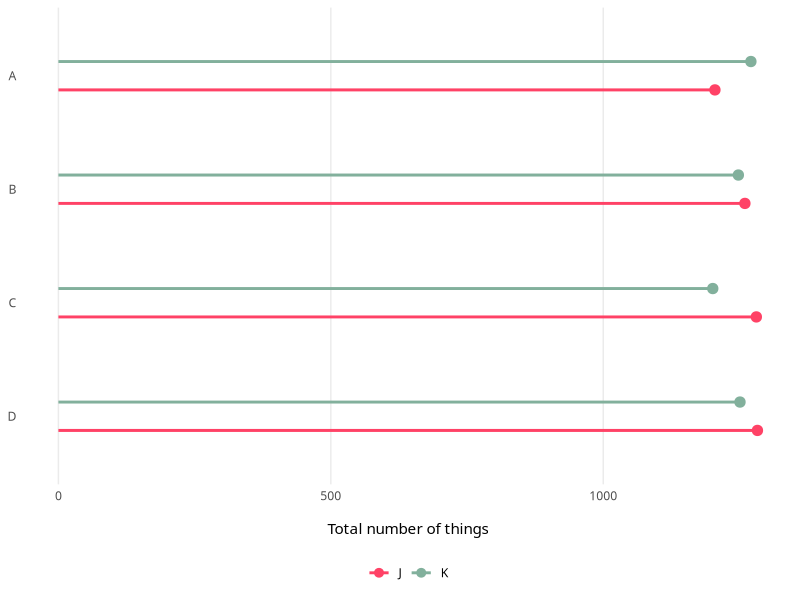
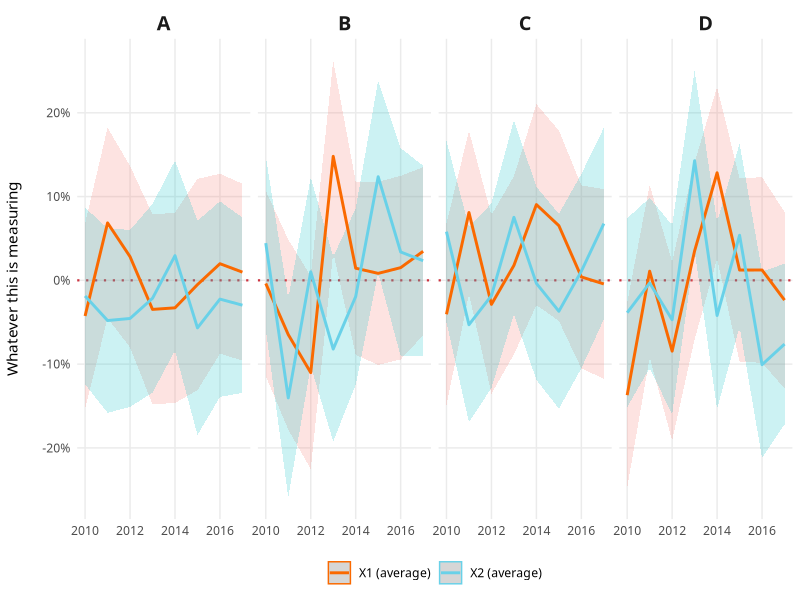
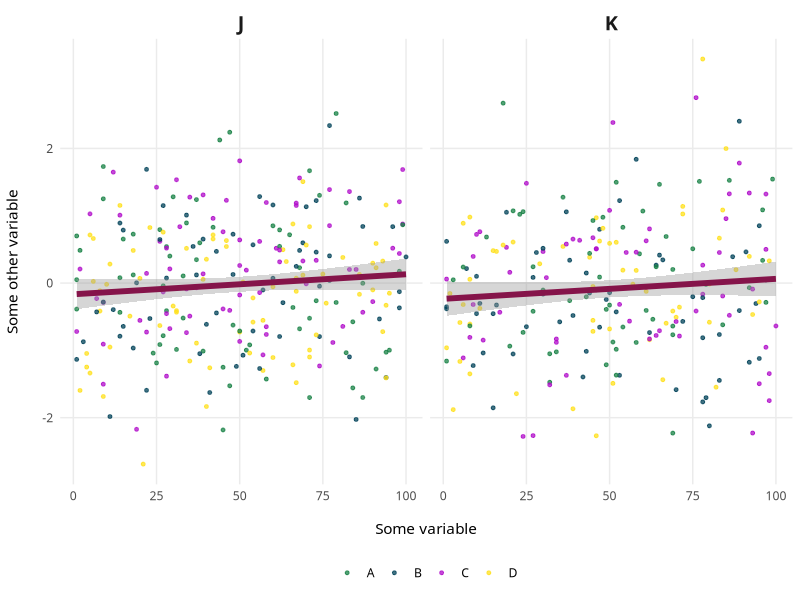
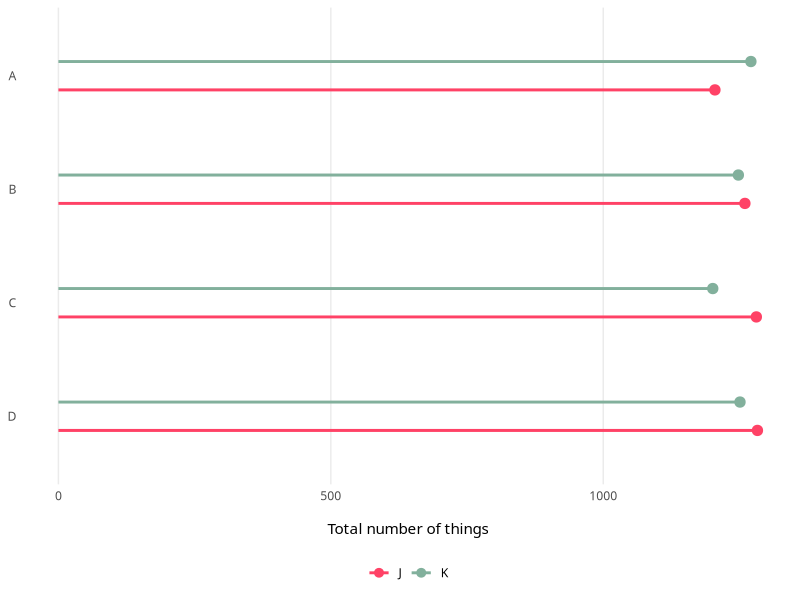
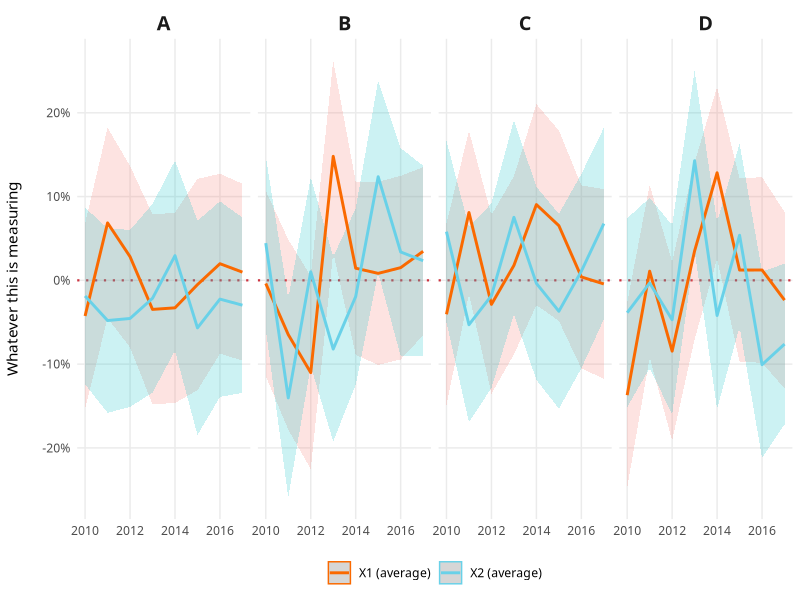
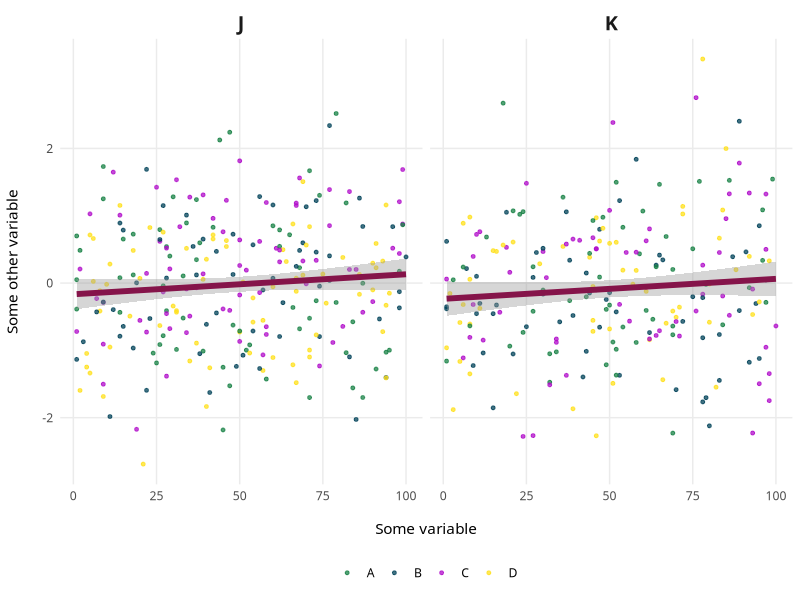

R code for these plots, in order:
## ---- chunk 1
library(tidyverse)
library(scales)  # For nicer scales

set.seed(1234)  # Make all random draws the same
example_data <- data_frame(x1 = rnorm(10000),
                           x2 = rnorm(10000),
                           y1 = sample(1:100, 10000, replace = TRUE),
                           y2 = sample(LETTERS[1:4], 10000, replace = TRUE),
                           y3 = sample(LETTERS[10:11], 10000, replace = TRUE),
                           year = sample(2010:2017, 10000, replace = TRUE)) %>%
  arrange(y2, year)

# write_csv(example_data, "data/example_data.csv")
## ---- chunk 2
my_beautiful_fancy_theme <- theme_minimal(base_family = "Source Sans Pro") +
  theme(legend.position = "bottom",
        panel.background = element_rect(fill = "transparent", colour = NA),
        plot.background = element_rect(fill = "transparent", colour = NA),
        axis.title.x = element_text(margin = margin(t = 15)),
        axis.title.y = element_text(margin = margin(r = 15)),
        strip.text = element_text(family = "Source Sans Pro", face = "bold",
                                  size = rel(1.3)))
## ---- chunk 3
example_data_summarized <- example_data %>%
  group_by(y2, y3) %>%
  summarize(n = n())

figure1 <- ggplot(example_data_summarized, aes(x = n, y = fct_rev(y2), color = y3)) +
  geom_pointrange(aes(xmin = 0, xmax = n), position = position_dodge(width = 0.5),
                  linewidth = 1, fatten = 5) +
  labs(x = "Total number of things", y = NULL) +
  guides(color = guide_legend(title = NULL)) +
  scale_color_manual(values = c("#FF4266", "#82B09C")) +
  my_beautiful_fancy_theme + 
  theme(panel.grid.minor = element_blank(),
        panel.grid.major.y = element_blank())

figure1

ggsave(figure1, filename = "output/figure1.pdf", device = cairo_pdf,
       width = 6, height = 4, units = "in", bg = "transparent")
## ---- chunk 4
example_data_time <- example_data %>%
  pivot_longer(cols = c(x1, x2), names_to = "x_names", values_to = "value") %>%
  group_by(x_names, year, y2) %>%
  summarize(x_avg = mean(value),
            error = sd(value) / sqrt(length(value))) %>%
  ungroup() %>%
  mutate(upper = x_avg + (1.96 * error),
         lower = x_avg - (1.96 * error)) %>%
  mutate(x_names = recode(x_names, 
                          x1 = "X1 (average)",
                          x2 = "X2 (average)"))

figure2 <- ggplot(example_data_time, aes(x = year, y = x_avg, color = x_names)) +
  geom_hline(yintercept = 0, linewidth = 0.75, color = "#CC3340", linetype = "dotted") +
  geom_ribbon(aes(ymin = lower, ymax = upper, fill = x_names, color = NULL), alpha = 0.2) +
  geom_line(linewidth = 1) + 
  scale_color_manual(values = c("#FA6900", "#69D1E8")) + 
  scale_y_continuous(labels = label_percent()) +
  guides(color = guide_legend(title = NULL), fill = "none") +
  labs(x = NULL, y = "Whatever this is measuring") +
  facet_wrap(~ y2, nrow = 1) + 
  my_beautiful_fancy_theme + 
  theme(panel.grid.minor = element_blank())

figure2

ggsave(figure2, filename = "output/figure2.pdf", device = cairo_pdf,
       width = 16, height = 3, units = "in", bg = "transparent")
## ---- chunk 5
# There are a lot of points here and they're all random and pointless, so I
# simplify this graphic by just taking a subset of them
example_data_subset <- example_data %>%
  sample_n(500)
  
figure3 <- ggplot(example_data_subset, aes(x = y1, y = x2, color = y2)) +
  geom_point(size = 1, alpha = 0.75) + 
  geom_smooth(method = "lm", color = "#85144A", linewidth = 2) +
  labs(x = "Some variable", y = "Some other variable") +
  guides(color = guide_legend(title = NULL)) +
  scale_color_manual(values = c("#188146", "#004259", "#B00DC9", "#FFE01C")) +
  facet_wrap(~ y3) +
  my_beautiful_fancy_theme + 
  theme(panel.grid.minor = element_blank())

figure3

ggsave(figure3, filename = "output/figure3.pdf", device = cairo_pdf,
       width = 6, height = 4, units = "in", bg = "transparent")
